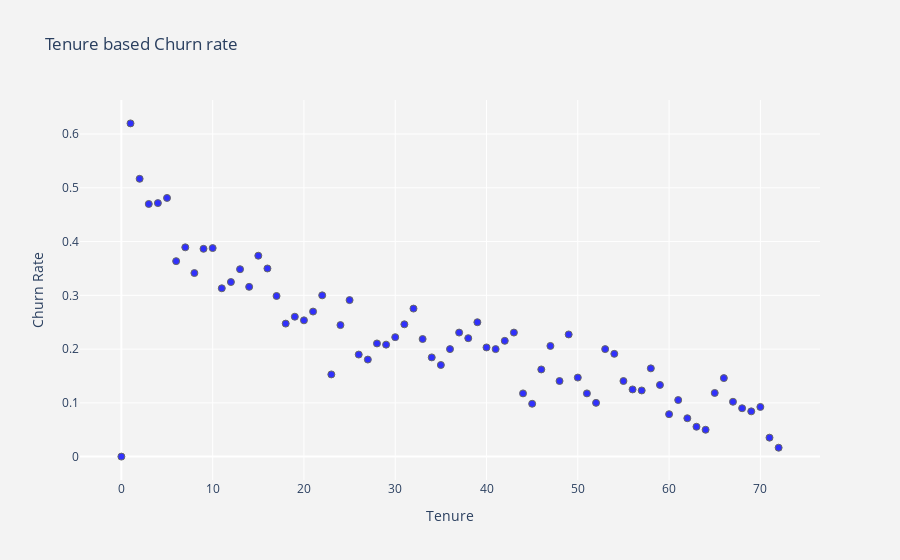

The code cell stored with this chart in its notebook:
### Markdown cell above
Other indicative columns are: Partner, Online Security, Online Backup, Paperless Billing.

We are done with the categorical features. Let’s see how numerical features look like.

#### Tenure

To see the trend between Tenure and average Churn Rate, let’s build a scatter plot:

### Code cell
df_plot = df_data.groupby('tenure').Churn.mean().reset_index()
plot_data = [
    go.Scatter(
        x=df_plot['tenure'],
        y=df_plot['Churn'],
        mode='markers',
        name='Low',
        marker= dict(size= 7,
            line= dict(width=1),
            color= 'blue',
            opacity= 0.8
           ),
    )
]
plot_layout = go.Layout(
        yaxis= {'title': "Churn Rate"},
        xaxis= {'title': "Tenure"},
        title='Tenure based Churn rate',
        plot_bgcolor  = "rgb(243,243,243)",
        paper_bgcolor  = "rgb(243,243,243)",
    )
fig = go.Figure(data=plot_data, layout=plot_layout)
fig.show()

### Figure 1 — Plotly figure (JSON) as saved in the notebook; plotly's stock layout.template omitted (floating-point values rounded to 4 significant figures)
{"data": [{"marker": {"color": "blue", "line": {"width": 1}, "opacity": 0.8, "size": 7}, "mode": "markers", "name": "Low", "type": "scatter", "x": [0, 1, 2, 3, 4, 5, 6, 7, 8, 9, 10, 11, 12, 13, 14, 15, 16, 17, 18, 19, 20, 21, 22, 23, 24, 25, 26, 27, 28, 29, 30, 31, 32, 33, 34, 35, 36, 37, 38, 39, 40, 41, 42, 43, 44, 45, 46, 47, 48, 49, 50, 51, 52, 53, 54, 55, 56, 57, 58, 59, 60, 61, 62, 63, 64, 65, 66, 67, 68, 69, 70, 71, 72], "y": [0, 0.6199, 0.5168, 0.47, 0.4716, 0.4812, 0.3636, 0.3893, 0.3415, 0.3866, 0.3879, 0.3131, 0.3248, 0.3486, 0.3158, 0.3737, 0.35, 0.2989, 0.2474, 0.2603, 0.2535, 0.2698, 0.3, 0.1529, 0.2447, 0.2911, 0.1899, 0.1806, 0.2105, 0.2083, 0.2222, 0.2462, 0.2754, 0.2188, 0.1846, 0.1705, 0.2, 0.2308, 0.2203, 0.25, 0.2031, 0.2, 0.2154, 0.2308, 0.1176, 0.09836, 0.1622, 0.2059, 0.1406, 0.2273, 0.1471, 0.1176, 0.1, 0.2, 0.1912, 0.1406, 0.125, 0.1231, 0.1642, 0.1333, 0.07895, 0.1053, 0.07143, 0.05556, 0.05, 0.1184, 0.1461, 0.102, 0.09, 0.08421, 0.09244, 0.03529, 0.01657]}], "layout": {"autosize": true, "paper_bgcolor": "rgb(243,243,243)", "plot_bgcolor": "rgb(243,243,243)", "title": {"text": "Tenure based Churn rate"}, "xaxis": {"autorange": true, "range": [-4.6, 76.6], "title": {"text": "Tenure"}, "type": "linear"}, "yaxis": {"autorange": true, "range": [-0.0473, 0.6672], "title": {"text": "Churn Rate"}, "type": "linear"}}}
